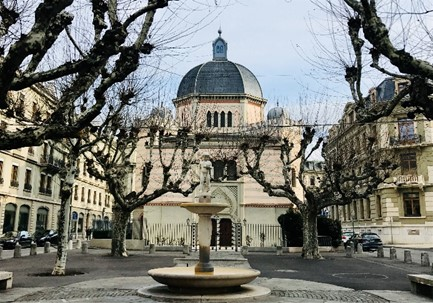
#> input picture ch_8/geneva.jpg, 433 x 303 px
$ python hw8_3.py
#> lines starting #> are read from the running program, lines starting #| are printed output that depends on the picture; after the words box and inside, x2 and y2 are one past the last pixel; in counts of white or black regions, pixels touching at a corner belong together
# modify the mask from ch8_13.py
import cv2
import numpy as np

src1 = cv2.imread('geneva.jpg')
#> src1 is the input picture: shape (303, 433, 3); mean B, G, R 116.1, 122.1, 120.8
mask = np.zeros(src1.shape, dtype=np.uint8)
mask_copy = mask.copy()

ly1 = int(src1.shape[1] / 3) - 1
#> ly1 = 143
ly2 = int(src1.shape[1] / 3 * 2) - 1
#> ly2 = 287
rx1 = int(src1.shape[0] / 3) - 1
#> rx1 = 100
rx2 = int(src1.shape[0] / 3 * 2) - 1
#> rx2 = 201

mask[:, ly1:ly2, :] = 255
mask[rx1:rx2, :, :] = 255

dst  = cv2.bitwise_or(src1, mask)
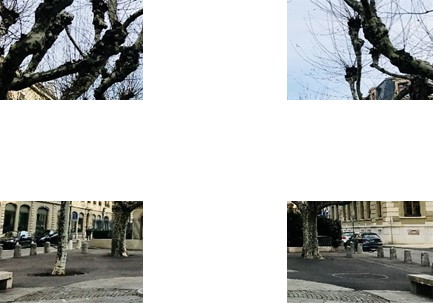
#> dst: shape (303, 433, 3); mean B, G, R 191.7, 192.6, 191

cv2.imshow("src1 - geneva", src1)
cv2.imshow("Mask", mask)
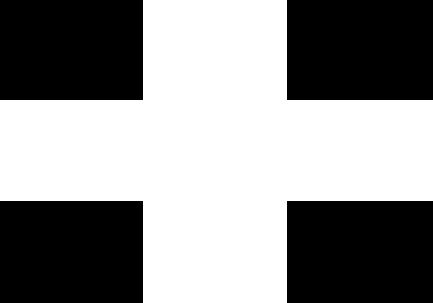
#> window 'Mask': shape (303, 433, 3); 55.5% white; 4 black regions, box (x1, y1, x2, y2) and area: (287, 201, 433, 303) 14892, (287, 0, 433, 100) 14600, (0, 201, 143, 303) 14586, (0, 0, 143, 100) 14300
cv2.imshow("Result - dst", dst)

cv2.waitKey(0)
cv2.destroyAllWindows()

$ run again, with ch_8/forest.jpg copied over ch_8/geneva.jpg
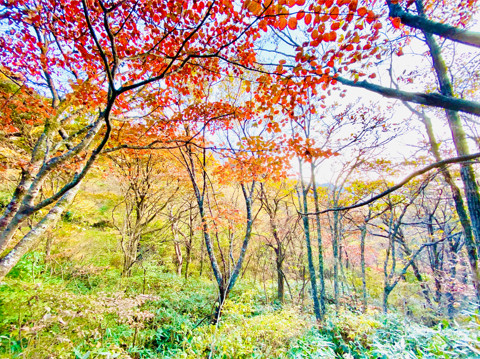
#> input picture ch_8/forest.jpg, 480 x 359 px
#> src1 is the input picture: shape (359, 480, 3); mean B, G, R 128.3, 162.3, 182.3
#> `dst  = cv2.bitwise_or(src1, mask)`:
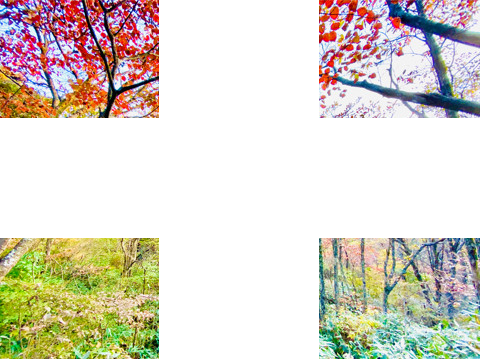
#> dst: shape (359, 480, 3); mean B, G, R 201.4, 213.1, 218.9
#> `cv2.imshow("Mask", mask)`:
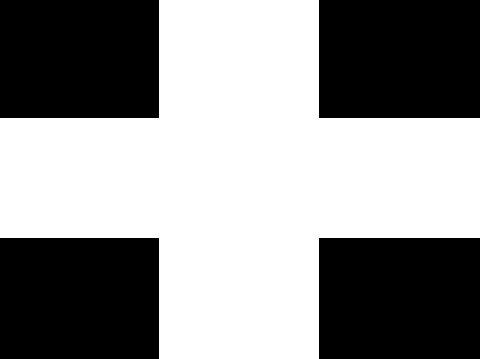
#> window 'Mask': shape (359, 480, 3); 55.6% white; 4 black regions, box (x1, y1, x2, y2) and area: (319, 238, 480, 359) 19481, (0, 238, 159, 359) 19239, (319, 0, 480, 118) 18998, (0, 0, 159, 118) 18762

$ run again, with ch_8/lake.jpg copied over ch_8/geneva.jpg
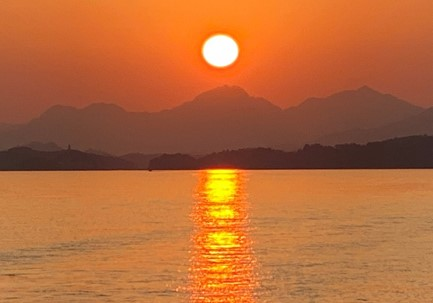
#> input picture ch_8/lake.jpg, 433 x 303 px
#> src1 is the input picture: shape (303, 433, 3); mean B, G, R 56.2, 105.1, 182
#> `dst  = cv2.bitwise_or(src1, mask)`:
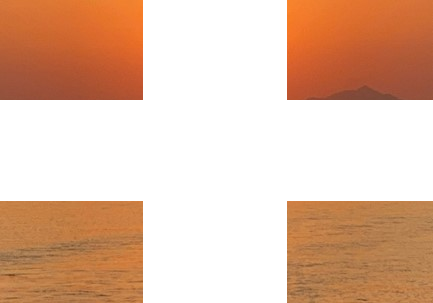
#> dst: shape (303, 433, 3); mean B, G, R 168.9, 191.1, 226.7

$ run again, with ch_8/mazu.jpg copied over ch_8/geneva.jpg
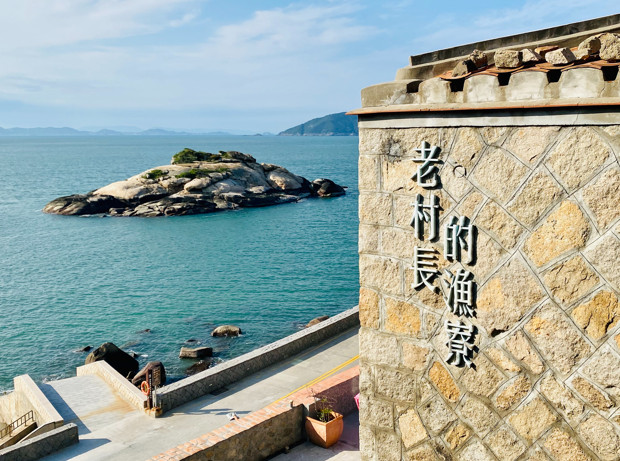
#> input picture ch_8/mazu.jpg, 620 x 461 px
#> src1 is the input picture: shape (461, 620, 3); mean B, G, R 160.2, 166.9, 154.4
#> `dst  = cv2.bitwise_or(src1, mask)`:
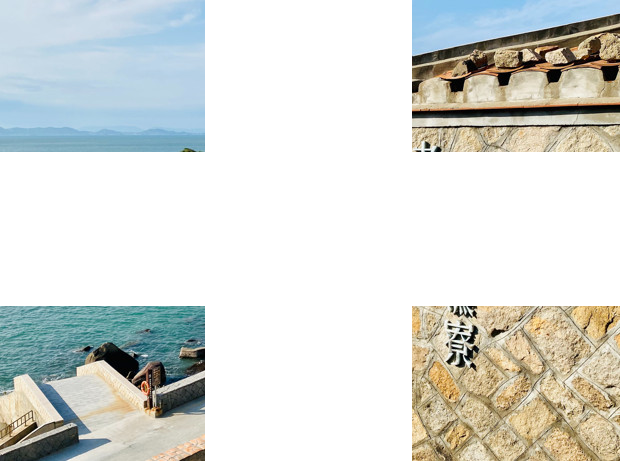
#> dst: shape (461, 620, 3); mean B, G, R 214.5, 218.6, 215.7
